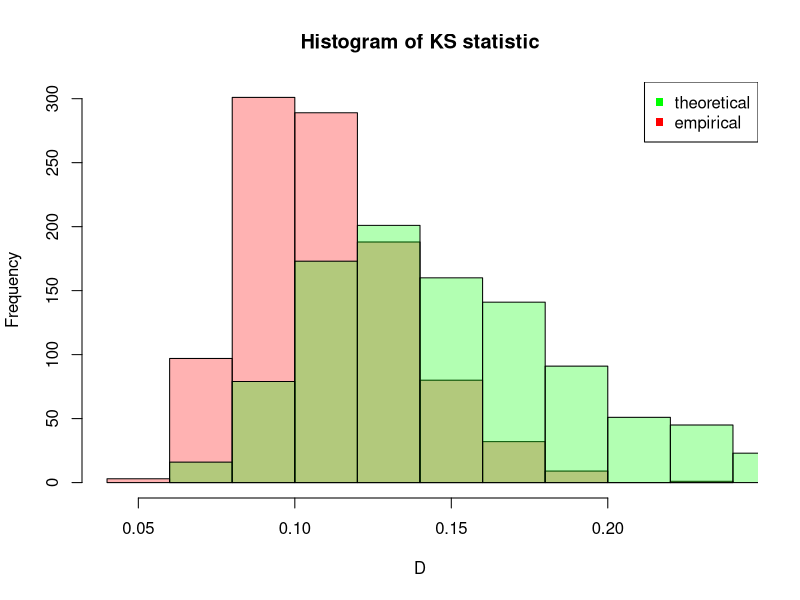

This chart was generated by the following R code:
#' # Семинар 6. Критерии согласия
#' ## Задание 1. Критерий Колмогорова-Смирнова для проверки распределения с теоретическим
#' 

n <- 30
k <- 1000
#' Смоделируем выборку из нормального распределения `r k` раз, посчитаем критерий 
#' Колмогорова-Смирнова против нормального распределения с исходными параметрами и
#' против нормального распределения с эспирическими параметрами
sapply(1:k, function(k) {
  sample <- rnorm(n, 2, 1)
  k.t <- ks.test(sample, 'pnorm', 2, 1)
  k.e <- ks.test(sample, 'pnorm', mean(sample), sd(sample))  
  cbind(k.t$p.value, k.e$p.value, k.t$statistic, k.e$statistic)
}) -> ps

#' $\alpha$ для теоретических параметров 
sum(ps[1,] < 0.05) / k
#' $\alpha$ для эмпирических параметров
sum(ps[2,] < 0.05) / k

#' средняя разница между p-value 
mean(ps[1,] - ps[2,])

#' Посмотрим на статистики в обоих случаях
hist(ps[4,], col=rgb(1,0,0, 0.3), main='Histogram of KS statistic', xlab='D')
hist(ps[3,], col=rgb(0,1,0, 0.3), add=T)
legend('topright', c('theoretical', 'empirical'), col=c('green', 'red'), pch=15)

#' Видно, что для теоретических параметров значение D завышено 
#' 
